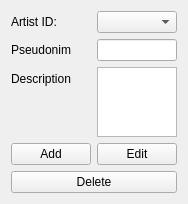
             <widget class="QWidget" name="artist_admin">
              <property name="geometry">
               <rect>
                <x>0</x>
                <y>0</y>
                <width>174</width>
                <height>199</height>
               </rect>
              </property>
              <attribute name="label">
               <string>Wykonawcy</string>
              </attribute>
              <layout class="QFormLayout" name="formLayout_3">
               <item row="0" column="0">
                <widget class="QLabel" name="artist_id">
                 <property name="text">
                  <string>Artist ID:</string>
                 </property>
                </widget>
               </item>
               <item row="0" column="1">
                <widget class="QComboBox" name="artist_id_field"/>
               </item>
               <item row="1" column="0">
                <widget class="QLabel" name="artist_pseudonim">
                 <property name="text">
                  <string>Pseudonim</string>
                 </property>
                </widget>
               </item>
               <item row="1" column="1">
                <widget class="QLineEdit" name="artist_pseudonim_field"/>
               </item>
               <item row="2" column="0">
                <widget class="QLabel" name="artist_description">
                 <property name="text">
                  <string>Description</string>
                 </property>
                </widget>
               </item>
               <item row="2" column="1">
                <widget class="QTextEdit" name="artist_description_field"/>
               </item>
               <item row="3" column="0">
                <widget class="QPushButton" name="artist_add">
                 <property name="text">
                  <string>Add</string>
                 </property>
                </widget>
               </item>
               <item row="3" column="1">
                <widget class="QPushButton" name="artist_edit">
                 <property name="text">
                  <string>Edit</string>
                 </property>
                </widget>
               </item>
               <item row="4" column="0" colspan="2">
                <widget class="QPushButton" name="artist_delete">
                 <property name="text">
                  <string>Delete</string>
                 </property>
                </widget>
               </item>
              </layout>
             </widget>
